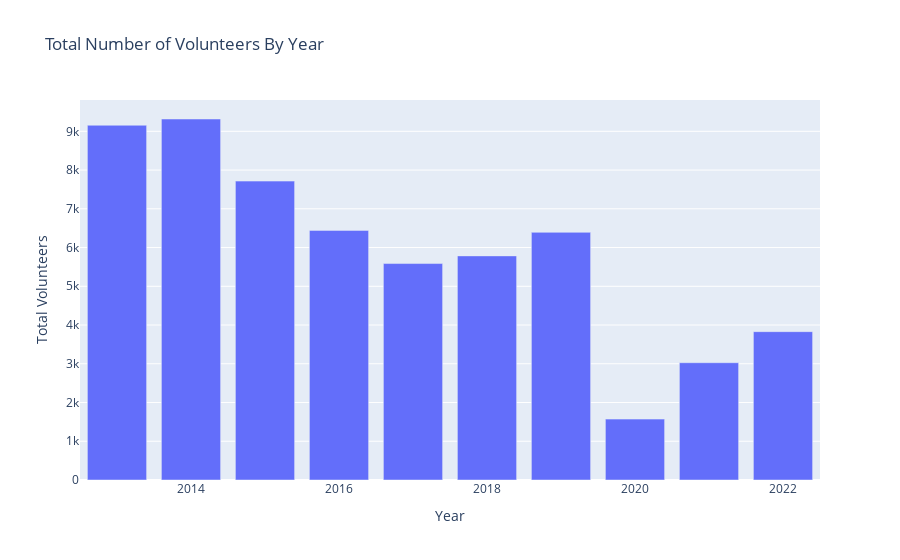

This figure's notebook cell:
### Markdown cell above
Above: Total number of cigarette butts collected each year 2013-2022.

### Code cell
fig = px.bar(annual_data, x='Year', y='Total Volunteers', title="Total Number of Volunteers By Year")
fig.show()

### Figure 1 — Plotly figure (JSON) as saved in the notebook; plotly's stock layout.template omitted (floating-point values rounded to 4 significant figures)
{"data": [{"alignmentgroup": "True", "hovertemplate": "Year=%{x}<br>Total Volunteers=%{y}<extra></extra>", "legendgroup": "", "marker": {"color": "#636efa", "pattern": {"shape": ""}}, "name": "", "offsetgroup": "", "orientation": "v", "showlegend": false, "textposition": "auto", "type": "bar", "x": [2013, 2014, 2015, 2016, 2017, 2018, 2019, 2020, 2021, 2022], "xaxis": "x", "y": [9157, 9318, 7715, 6443, 5587, 5785, 6392.0, 1572.0, 3028.0, 3829], "yaxis": "y"}], "layout": {"autosize": true, "barmode": "relative", "legend": {"tracegroupgap": 0}, "title": {"text": "Total Number of Volunteers By Year"}, "xaxis": {"anchor": "y", "autorange": true, "domain": [0, 1], "range": [2012.0, 2022.0], "title": {"text": "Year"}, "type": "linear"}, "yaxis": {"anchor": "x", "autorange": true, "domain": [0, 1], "range": [0, 9808.0], "title": {"text": "Total Volunteers"}, "type": "linear"}}}
